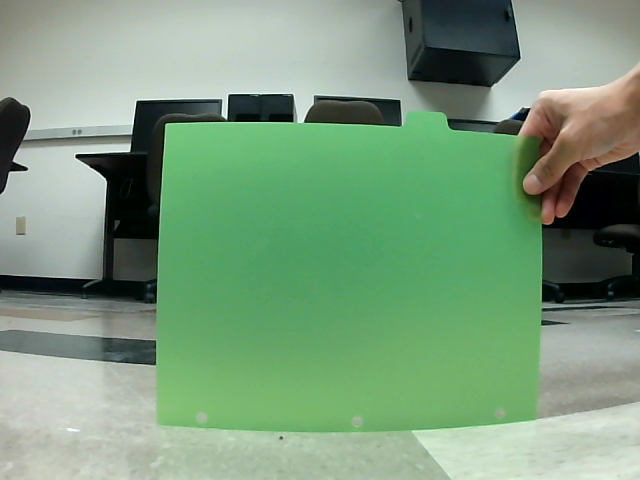
#> input picture tests/sample_images/green_center_near.png, 640 x 480 px, found by its file name
$ python vision_debug.py tests/sample_images/green_center_near.png
#> lines starting #> are read from the running program, lines starting #| are printed output that depends on the picture; after the words box and inside, x2 and y2 are one past the last pixel; in counts of white or black regions, pixels touching at a corner belong together
### scheduler/camera.py
"""Frame sources: the one place the loop gets camera frames from.

Two interchangeable sources with the same small interface:

- `Camera`: a live cv2.VideoCapture device (the robot's USB camera, or a
  laptop webcam during --dry-run).
- `StaticImage`: one image file, returned as every frame (--image PATH).

Both have:
- `read()` -> a BGR frame, shape (height, width, 3), dtype uint8
- `flush(frames)` -> throws away stale frames (a no-op for StaticImage)
- `release()` -> frees the source; safe to call more than once

main.py passes a source's bound `read` method to run_loop as capture_frame,
and its `release` method as release_camera. The open device lives on the
object, which is how capture_frame can take no arguments without a global.
"""

from __future__ import annotations

import sys

import cv2
import numpy as np


# [10 lines left out: function _backend, not called in this run]


def _fit(frame: np.ndarray, width: int, height: int) -> np.ndarray:
    """Return `frame` resized to (height, width), or unchanged if it already is."""
    if frame.shape[:2] != (height, width):
        frame = cv2.resize(frame, (width, height), interpolation=cv2.INTER_AREA)
    return frame


class Camera:
    """A live camera opened with cv2.VideoCapture.

    Opened with V4L2 on Linux, OpenCV's default backend elsewhere.

    Args:
        index: int, the VideoCapture device index (config.CAMERA_INDEX).
        width: int, width of every frame read() returns (config.IMAGE_WIDTH).
        height: int, height of every frame read() returns (config.IMAGE_HEIGHT).
        buffer_size: int | None, keyword-only. How many frames the driver may
            queue (cv2.CAP_PROP_BUFFERSIZE; main.py passes
            config.CAMERA_BUFFER_SIZE). None leaves the driver's default.
            Only a request: not every backend honors it.

    Raises:
        RuntimeError: if the device can't be opened.
    """

    # [68 lines left out: functions __init__, delivered_size, flush, read, read_raw, not called in this run]

    def release(self) -> None:
        """Release the device. Safe to call more than once."""
        self._capture.release()


class StaticImage:
    """An image file served as every frame (for --image and tests).

    Args:
        path: str, the image file to load.
        width: int, width of every frame read() returns.
        height: int, height of every frame read() returns.

    Raises:
        FileNotFoundError: if the file is missing or isn't a readable image.
    """

    def __init__(self, path: str, width: int, height: int) -> None:
#> called with width = 640, height = 480
        image = cv2.imread(path, cv2.IMREAD_COLOR)
#> image is the input picture: shape (480, 640, 3); mean B, G, R 125, 155.6, 122.9
        if image is None:
            raise FileNotFoundError(f"could not read image: {path}")
        self._frame = _fit(image, width, height)

    def read(self) -> np.ndarray:
        """Return a copy of the image.

        A copy, so a task that draws on or edits its frame can't change what
        later passes see.

        Returns:
            numpy.ndarray: BGR frame, shape (height, width, 3), dtype uint8.
        """
        return self._frame.copy()

    def flush(self, frames: int) -> None:
        """Nothing is ever stale; exists so StaticImage matches Camera."""

    def release(self) -> None:
        """Nothing to free; exists so StaticImage matches Camera."""

### vision/hsv_mask.py
"""Shared HSV masking used by both ColorCounter and ColorLocator.

ColorCounter decides how many pixels each color has, and ColorLocator then
finds where the winning color's pixels are. Both must agree on exactly which
pixels "match" a color, otherwise the locator could be asked to locate a color
whose mask it rebuilds differently (in the worst case, an empty mask). Keeping
the whole pipeline -- BGR to HSV, thresholding, OR-ing ranges, noise removal --
in this one module means the two can't drift apart.

No hardware/camera calls belong here. Every function is a pure function of its
arguments: no module-level state is read or written apart from the read-only
constants imported from config.py.
"""

from __future__ import annotations

from collections.abc import Sequence

import cv2
import numpy as np

import config
from config import HSVRange


def to_hsv(image: np.ndarray) -> np.ndarray:
    """Convert a BGR frame to OpenCV HSV (H 0-179, S 0-255, V 0-255).

    Args:
        image: numpy.ndarray, a non-empty BGR frame, shape (H, W, 3),
            dtype uint8.

    Returns:
        numpy.ndarray: the HSV frame, same shape, dtype uint8.

    Raises:
        TypeError: if `image` isn't a numpy array.
        ValueError: if it isn't a non-empty (H, W, 3) uint8 array. The dtype
            check matters: cv2.cvtColor silently accepts float images but then
            uses a different hue scale (0-360), which would make every
            threshold in config.COMMAND_COLORS wrong without any error.
    """
    if not isinstance(image, np.ndarray):
        raise TypeError(f"image must be a numpy.ndarray, got {type(image).__name__}")
    if image.ndim != 3 or image.shape[2] != 3:
        raise ValueError(f"image must have shape (H, W, 3), got {image.shape}")
    if image.dtype != np.uint8:
        raise ValueError(f"image must have dtype uint8, got {image.dtype}")
    if image.shape[0] == 0 or image.shape[1] == 0:
        raise ValueError(f"image must not be empty, got shape {image.shape}")
    return cv2.cvtColor(image, cv2.COLOR_BGR2HSV)
#> returned value: shape (480, 640, 3); mean H, S, V 61, 70.7, 156.9


def color_mask(
    hsv: np.ndarray,
    ranges: Sequence[HSVRange],
    open_kernel_px: int | None = None,
) -> np.ndarray:
    """Binary mask of the pixels that fall in ANY of `ranges`.

    1. One cv2.inRange mask per (lower, upper) range (bounds inclusive).
    2. OR them together, so a pixel inside two overlapping ranges still counts
       once. This is how red's two hue ranges (both ends of the hue circle)
       become one mask.
    3. Morphological opening with an open_kernel_px x open_kernel_px square,
       which removes isolated speckles smaller than the kernel (sensor noise,
       stray reflections) while leaving solid regions such as a card intact.

    Args:
        hsv: numpy.ndarray, an HSV frame from to_hsv(), shape (H, W, 3).
        ranges: one or more (lower, upper) HSV ranges, e.g. one entry of
            config.COMMAND_COLORS.
        open_kernel_px: int | None, side of the opening kernel in pixels.
            Must be odd (or <= 1, which disables the opening). None, the
            default, means config.MASK_OPEN_KERNEL_PX, read at call time.

    Returns:
        numpy.ndarray: shape (H, W), dtype uint8, 255 where the pixel matches
        and 0 elsewhere.

    Raises:
        ValueError: if `ranges` is empty (that color could never match, which
            is almost certainly a config mistake), or if open_kernel_px is
            even and > 1. An even kernel has no center pixel, and OpenCV's
            opening then shifts the whole mask by one pixel down and right,
            which would bias every count and centroid.
    """
    if len(ranges) == 0:
        raise ValueError("a color needs at least one HSV range")
    if open_kernel_px is None:
        open_kernel_px = config.MASK_OPEN_KERNEL_PX
    if open_kernel_px > 1 and open_kernel_px % 2 == 0:
        raise ValueError(f"open_kernel_px must be odd (or <= 1 to disable), got {open_kernel_px}")

    mask = None
    for lower, upper in ranges:
        # np.uint8 arrays rather than tuples: a plain tuple is treated as a
        # cv2.Scalar, which works for 3 channels but hides shape mistakes.
        part = cv2.inRange(hsv, np.array(lower, dtype=np.uint8), np.array(upper, dtype=np.uint8))
        mask = part if mask is None else cv2.bitwise_or(mask, part)
#> this loop made 1 pass
#> pass 1, in color_mask, `part = cv2.inRange(hsv, np.array(lower, dtype=np.uint8), np.array(uppe..`:
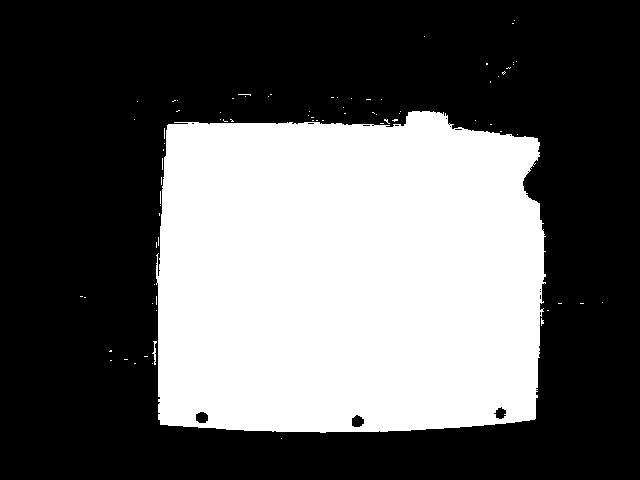
#> part: shape (480, 640); 37.5% white; 79 white regions (77 under 20 px), largest, box (x1, y1, x2, y2) and area: (156, 111, 546, 433) 114882, (152, 341, 157, 365) 47

    if open_kernel_px > 1:
        kernel = cv2.getStructuringElement(cv2.MORPH_RECT, (open_kernel_px, open_kernel_px))
        mask = cv2.morphologyEx(mask, cv2.MORPH_OPEN, kernel)
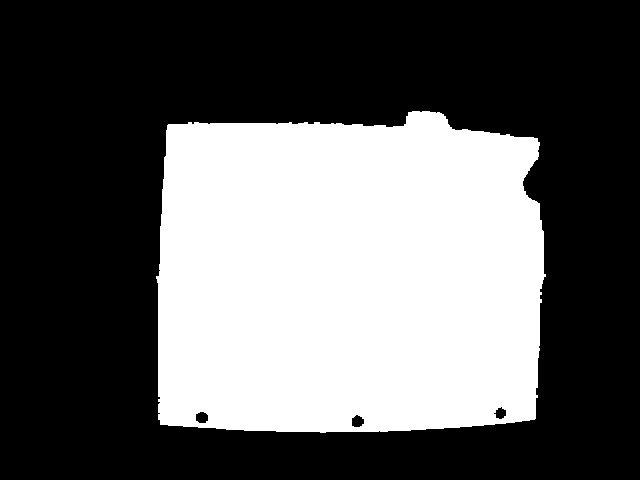
#> mask: shape (480, 640); 37.3% white; 1 white region, box (x1, y1, x2, y2) and area: (156, 111, 546, 433) 114671
    return mask


def mask_centroid(mask: np.ndarray) -> tuple[float, float] | None:
    """Mean (x, y) position of the nonzero pixels in a binary mask.

    Same result as taking np.nonzero(mask) and averaging the column (x) and
    row (y) indices, but computed with image moments, which avoids building
    the large index arrays on every loop pass.

    Args:
        mask: numpy.ndarray, a binary mask from color_mask(), shape (H, W).

    Returns:
        (x, y) as plain Python floats, origin at the top-left, with
        0 <= x <= W - 1 and 0 <= y <= H - 1; or None if the mask is empty.
    """
    moments = cv2.moments(mask, binaryImage=True)
    area = moments["m00"]
    if area == 0:
        return None
    return float(moments["m10"] / area), float(moments["m01"] / area)

### vision/color_locator.py
"""Pick the winning tracked color and locate it in the frame.

No hardware/camera calls belong in this module. It works only on the
color_counts dict from ColorCounter and on the same frame ColorCounter saw, so
it can be unit tested with static images (no robot required).
"""

from __future__ import annotations

import numpy as np

from config import COMMAND_COLORS, IDLE_SENTINEL, MIN_PIXEL_THRESHOLD, TRACKED_COLORS, Position
from vision.hsv_mask import color_mask, mask_centroid, to_hsv


def ColorLocator(
    color_counts: dict[str, int], image: np.ndarray
) -> tuple[str, Position] | tuple[None, None]:
    """Pick the winning color from the counts, then find where it is in `image`.

    1. Winning color: max(TRACKED_COLORS, key=color_counts.__getitem__).
       On a tie, the color listed first in TRACKED_COLORS wins.
    2. If the winner's count is below MIN_PIXEL_THRESHOLD, return
       IDLE_SENTINEL.
    3. Otherwise, recompute ONLY the winning color's mask from `image`
       (convert BGR to HSV, then OR together that color's
       config.COMMAND_COLORS ranges), and return the centroid of that mask:
       the average position of all matching pixels. Don't rebuild masks for
       the other colors. The mask comes from the same helper ColorCounter
       uses (vision.hsv_mask), so it matches what was counted.

    Args:
        color_counts: dict[str, int], as returned by
            vision.color_counter.ColorCounter (every key in
            config.TRACKED_COLORS is present).
        image: numpy.ndarray, the same BGR frame that was passed to
            ColorCounter, shape (H, W, 3), dtype uint8.

    Returns:
        tuple[str, Position] | tuple[None, None]:
          - (winning_color, (x, y)): winning_color is one of TRACKED_COLORS,
            and (x, y) is the centroid of its mask in pixel coordinates, with
            the origin at the top-left, 0 <= x < W and 0 <= y < H.
          - IDLE_SENTINEL, i.e. (None, None), if no color reaches
            MIN_PIXEL_THRESHOLD. Also returned, defensively, if the counts
            don't match `image` and the winner's mask turns out empty: the
            robot then stays still instead of steering toward a made-up
            position.

    Raises:
        KeyError: if a TRACKED_COLORS key is missing from color_counts.
        TypeError / ValueError: if `image` isn't a non-empty (H, W, 3) uint8
            numpy array (see vision.hsv_mask.to_hsv).
    """
    winning_color = max(TRACKED_COLORS, key=color_counts.__getitem__)
    if color_counts[winning_color] < MIN_PIXEL_THRESHOLD:
        return IDLE_SENTINEL

    mask = color_mask(to_hsv(image), COMMAND_COLORS[winning_color])
    position = mask_centroid(mask)
    if position is None:
        return IDLE_SENTINEL
    return winning_color, position

### vision/color_counter.py
"""Color pixel counting from a camera frame.

No hardware/camera calls belong in this module -- it must be testable against
static images loaded from tests/sample_images/ with nothing but numpy/OpenCV.
"""

from __future__ import annotations

import cv2
import numpy as np

from config import COMMAND_COLORS, TRACKED_COLORS
from vision.hsv_mask import color_mask, to_hsv


def ColorCounter(image: np.ndarray) -> dict[str, int]:
    """Count pixels of each tracked color in a camera frame.

    Convert the frame from BGR to HSV, build one mask for each HSV range in
    config.COMMAND_COLORS, and OR each color's masks together. That way a pixel
    is counted at most once per color, even for red, which has two ranges.
    Each color's mask is then opened (config.MASK_OPEN_KERNEL_PX) to drop
    speckle noise before counting. ColorLocator builds its mask with the same
    helper (vision.hsv_mask), so the two always agree on which pixels match.

    Args:
        image: numpy.ndarray, a BGR image frame (as returned by cv2.VideoCapture
            or cv2.imread), shape (H, W, 3), dtype uint8. Any size works.

    Returns:
        dict[str, int]: one entry for every name in config.TRACKED_COLORS. All
        keys are always present. Each value is the number of matching pixels
        (>= 0; 0 when the color is absent).

    Raises:
        TypeError / ValueError: if `image` isn't a non-empty (H, W, 3) uint8
            numpy array (see vision.hsv_mask.to_hsv).
    """
    hsv = to_hsv(image)  # converted once, shared by every color
    return {
        color: int(cv2.countNonZero(color_mask(hsv, COMMAND_COLORS[color])))
        for color in TRACKED_COLORS
    }
#> in color_mask (call 2), `open_kernel_px = config.MASK_OPEN_KERNEL_PX`: open_kernel_px = 3
#> the loop in color_mask (call 2), `for lower, upper in ranges:` made 1 pass
#> (lower, upper) on pass 1: ((100, 120, 50), (130, 255, 255))
#> pass 1, in color_mask (call 2), `part = cv2.inRange(hsv, np.array(lower, dtype=np.uint8), np.array(uppe..`:
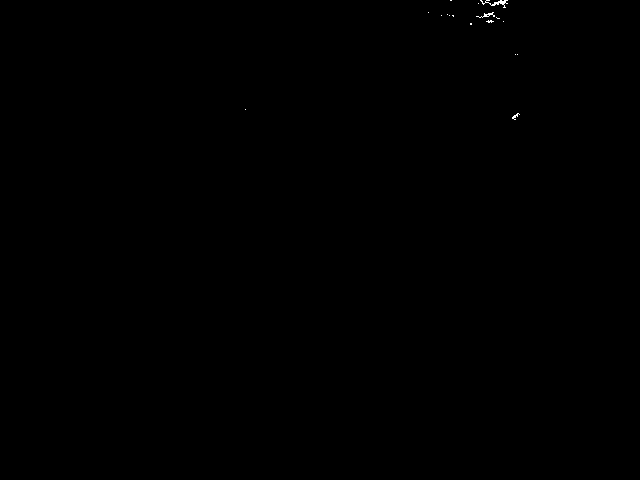
#> part: shape (480, 640); 0.06% white in thin lines or dots, all inside (x1, y1, x2, y2) = (245, 0, 520, 120)
#> in color_mask (call 2), `kernel = cv2.getStructuringElement(cv2.MORPH_RECT, (open_kernel_px, op..`: kernel = [[1, 1, 1], [1, 1, 1], [1, 1, 1]]
#> (the rest of the program and of its run is left out)
